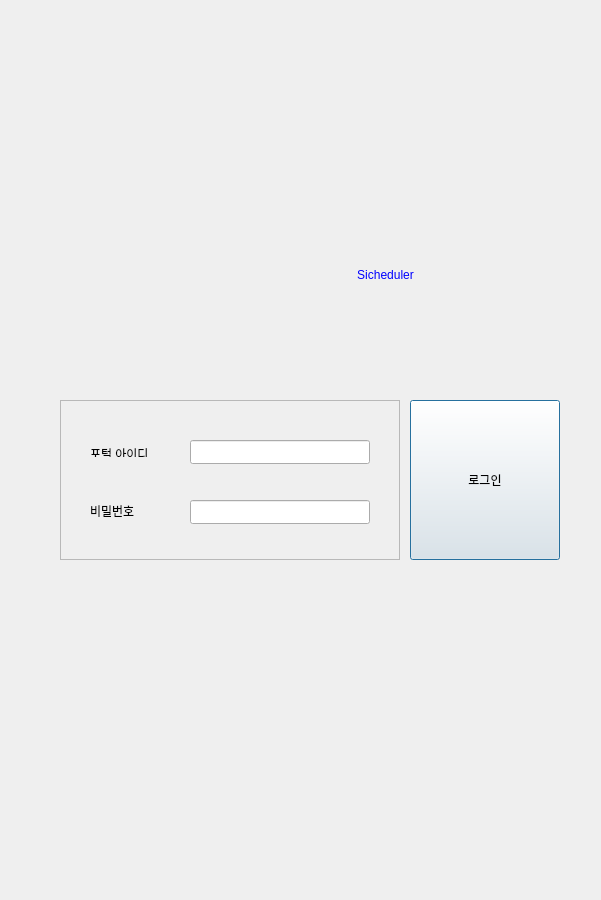
<?xml version="1.0" encoding="UTF-8"?>
<ui version="4.0">
 <class>Dialog</class>
 <widget class="QDialog" name="Dialog">
  <property name="geometry">
   <rect>
    <x>0</x>
    <y>0</y>
    <width>601</width>
    <height>900</height>
   </rect>
  </property>
  <property name="windowTitle">
   <string>Dialog</string>
  </property>
  <widget class="QLabel" name="label_icon">
   <property name="geometry">
    <rect>
     <x>50</x>
     <y>200</y>
     <width>150</width>
     <height>150</height>
    </rect>
   </property>
   <property name="text">
    <string/>
   </property>
   <property name="pixmap">
    <pixmap>icon.png</pixmap>
   </property>
   <property name="scaledContents">
    <bool>true</bool>
   </property>
  </widget>
  <widget class="QLabel" name="label_title">
   <property name="geometry">
    <rect>
     <x>230</x>
     <y>200</y>
     <width>311</width>
     <height>150</height>
    </rect>
   </property>
   <property name="layoutDirection">
    <enum>Qt::LeftToRight</enum>
   </property>
   <property name="styleSheet">
    <string notr="true">QLabel{
color: rgb(0, 0, 255);
font: 45pt &quot;돋움&quot;;
}</string>
   </property>
   <property name="frameShape">
    <enum>QFrame::NoFrame</enum>
   </property>
   <property name="frameShadow">
    <enum>QFrame::Plain</enum>
   </property>
   <property name="text">
    <string>Sicheduler</string>
   </property>
   <property name="textFormat">
    <enum>Qt::AutoText</enum>
   </property>
   <property name="alignment">
    <set>Qt::AlignCenter</set>
   </property>
   <property name="wordWrap">
    <bool>false</bool>
   </property>
   <property name="buddy">
    <cstring>label_title</cstring>
   </property>
  </widget>
  <widget class="QFrame" name="frame">
   <property name="geometry">
    <rect>
     <x>60</x>
     <y>400</y>
     <width>340</width>
     <height>160</height>
    </rect>
   </property>
   <property name="frameShape">
    <enum>QFrame::StyledPanel</enum>
   </property>
   <property name="frameShadow">
    <enum>QFrame::Raised</enum>
   </property>
   <widget class="QLabel" name="label_Id">
    <property name="geometry">
     <rect>
      <x>30</x>
      <y>45</y>
      <width>70</width>
      <height>12</height>
     </rect>
    </property>
    <property name="text">
     <string>포털 아이디</string>
    </property>
    <property name="textFormat">
     <enum>Qt::RichText</enum>
    </property>
   </widget>
   <widget class="QLabel" name="label_password">
    <property name="geometry">
     <rect>
      <x>30</x>
      <y>105</y>
      <width>56</width>
      <height>12</height>
     </rect>
    </property>
    <property name="text">
     <string>비밀번호</string>
    </property>
   </widget>
   <widget class="QLineEdit" name="lineEdit">
    <property name="geometry">
     <rect>
      <x>130</x>
      <y>40</y>
      <width>180</width>
      <height>24</height>
     </rect>
    </property>
    <property name="echoMode">
     <enum>QLineEdit::Normal</enum>
    </property>
   </widget>
   <widget class="QLineEdit" name="lineEdit_2">
    <property name="geometry">
     <rect>
      <x>130</x>
      <y>100</y>
      <width>180</width>
      <height>24</height>
     </rect>
    </property>
    <property name="echoMode">
     <enum>QLineEdit::Password</enum>
    </property>
   </widget>
  </widget>
  <widget class="QPushButton" name="pushButton_login">
   <property name="geometry">
    <rect>
     <x>410</x>
     <y>400</y>
     <width>150</width>
     <height>160</height>
    </rect>
   </property>
   <property name="styleSheet">
    <string notr="true">QAbstractButton{
font: 13pt &quot;돋움&quot;;
}</string>
   </property>
   <property name="text">
    <string>로그인</string>
   </property>
  </widget>
 </widget>
 <resources/>
 <connections/>
</ui>
